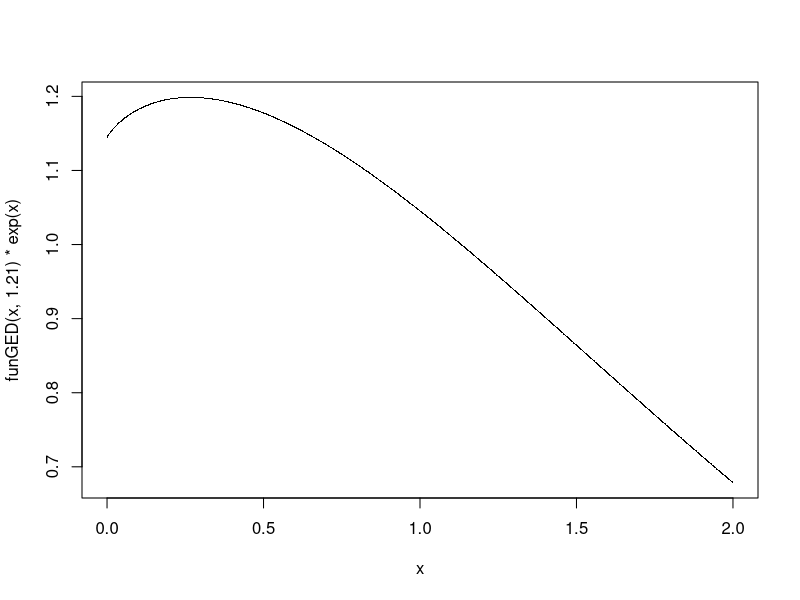
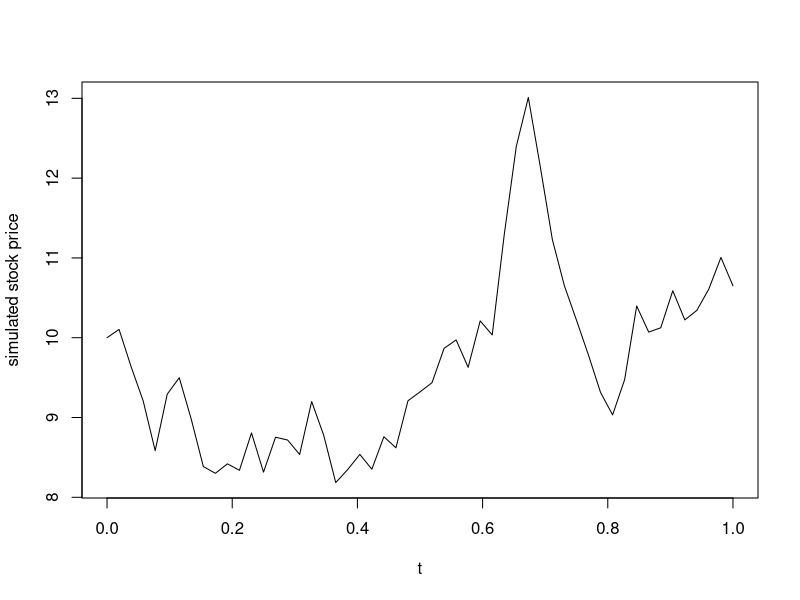

Here is the R script that generated these plots, in order:
#simulation of VaR
#u = 0.003 sigma = 0.23 a = 5% n=10000
#theoritical: VaR = u + siagma*Z(a)

n=10000
alpha = 0.05
k = round(n*alpha)  #get target order
mu = 0.03
sigma = 0.23
r = rnorm(n,mu,sigma)
SR = sort(r)
(VaR = -SR[k])


#simulate positive GED for dow jones
#mu = 0.04% sigma =1.16%
funGED=function(x,v) #density of positive GEM()
{
  lamda<-((2^(-2/v)*gamma(1/v))/gamma(3/v))^(1/2)
  positiveGED= 2*(v*exp(-0.5 *(x/lamda)^v))/(gamma(1/v)*lamda*2^(1+1/v))
}

funEXP<-function(x) {  #density of exp()
  EXP<-exp(-x)
}

x=seq(0,2,0.001)
plot(x,funGED(x,1.21)*exp(x),pch=".:")  #thus set c=1.2 to bound positive GEM

N<-10000
VaR95<-c (rep(0,1000))
VaR99<-c(rep(0,1000))


#simulate weekly stock price
N=52
S0 =10
mu =0.03
sigma=0.4
nu =mu-sigma^2/2
t =(0:N)/N
dt = 1/N
x = rep(0,N+1) #since y[0] store S0
y = rep(0,N+1)
z =rnorm(N)
y[1]=S0

for(i in 1:N){
  x[i+1] = sqrt(dt)*sum(z[1:i])
  y[i+1]=y[1]*exp(nu*t[i+1]+sigma*x[i+1])
}

plot(t,y,type='l',ylab="simulated stock price")


#simulate euro-call option price
#refer to textbook p.80
#by BS formula , call price = 1.013918
p =10000 #number of path
N=52
k=12
S0 = 10
mu =0.03
sigma = 0.4
nu =mu-sigma^2/2
t =(0:N)/N
dt = 1/N
x =matrix(rep(0,(N+1)*p),nrow=N+1)
y =matrix(rep(0,(N+1)*p),nrow=N+1)

for(j in 1:p){
  z = rnorm(N)
  for( i in 1:N){
    x[i+1,j]=sqrt(dt)*sum(z[1:i])
    y[i+1,j]=S0*exp(nu*t[i+1]+sigma*x[i+1,j])
  }
}

ST = y[N+1,]
c = rep(0,p)
c =exp(-mu)*ifelse((ST-k)>0,ST-k,0)

(c.bar=mean(c))
(S= sqrt(var(c)*p/(p-1)))
# why sd(c) give different value?
(c.CI= c.bar+1.96*S/sqrt(p))
(c.CI[1]= c.bar-1.96*S/sqrt(p))


